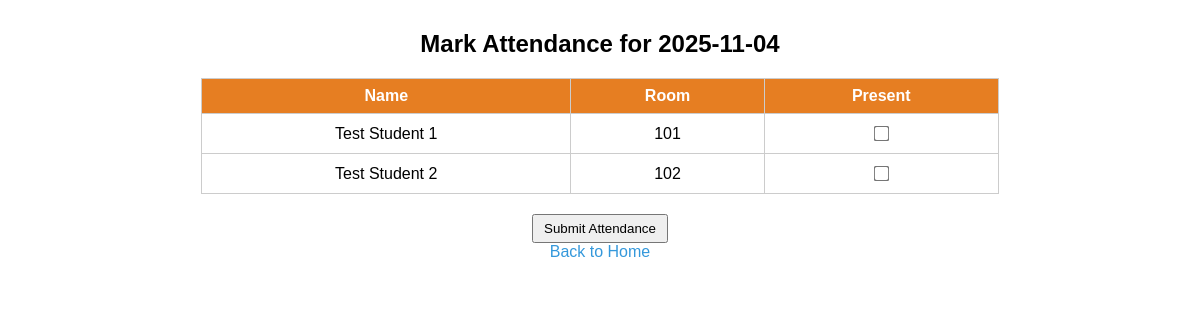
Page /attendance (signed in) on the committed database.
### app.py (models this page shows, shortened)
class Student(db.Model):
    id = db.Column(db.Integer, primary_key=True)
    name = db.Column(db.String(50), nullable=False)
    username = db.Column(db.String(50), unique=True)
    password = db.Column(db.String(200))
    room = db.Column(db.String(10))
    allergies = db.Column(db.String(100))
    food_type = db.Column(db.String(20))  # veg/non-veg
    days_present = db.Column(db.Integer, default=0)

### app.py (the view, shortened to what this page needs)
@app.route('/attendance', methods=['GET', 'POST'])
@role_required('admin', 'manager')
def attendance():
    all_students = Student.query.all()
    today = date.today()
    return render_template('attendance.html', students=all_students, today=today)

### app.py (called while the page is built)
def role_required(*roles):
    def decorator(f):
        @wraps(f)
        def wrapped(*args, **kwargs):
            if 'user_id' not in session:
                return redirect(url_for('login'))
            if session.get('role') not in roles:
                flash("You do not have permission to access this page.", "danger")
                return redirect(url_for('home'))
            return f(*args, **kwargs)
        return wrapped
    return decorator

### templates/attendance.html (shortened to what this page needs)
<!DOCTYPE html>
<html>
<head>
</head>
<body>
    <h2>Mark Attendance for {{ today }}</h2>
    {% if session.role in ['admin', 'manager'] %}
    <form method="POST">
        <table>
            <tr>
                <th>Name</th>
                <th>Room</th>
                <th>Present</th>
            </tr>
            {% for s in students %}
            <tr>
                <td>{{ s.name }}</td>
                <td>{{ s.room }}</td>
                <td><input type="checkbox" name="present" value="{{ s.id }}"></td>
            </tr>
            {% endfor %}
        </table>
        <button type="submit">Submit Attendance</button>
    </form>
    {% else %}
    <p>You do not have permission to mark attendance for all students.</p>
    <p>Students should use their personal attendance page.</p>
    {% endif %}
    <a href="{{ url_for('home') }}">Back to Home</a>
</body>
</html>

### templates/attendance.html (style rules this page uses)
body { font-family: Arial; text-align: center; margin: 30px; }
table { margin: 20px auto; border-collapse: collapse; width: 70%; }
th, td { border: 1px solid #ccc; padding: 8px; }
th { background-color: #e67e22; color: white; }
input { transform: scale(1.2); margin: 5px; }
button { padding: 5px 10px; }
a { text-decoration: none; color: #3498db; }

### rows in the picture
Student: name "Test Student 1", room "101"
Student: name "Test Student 2", room "102"
